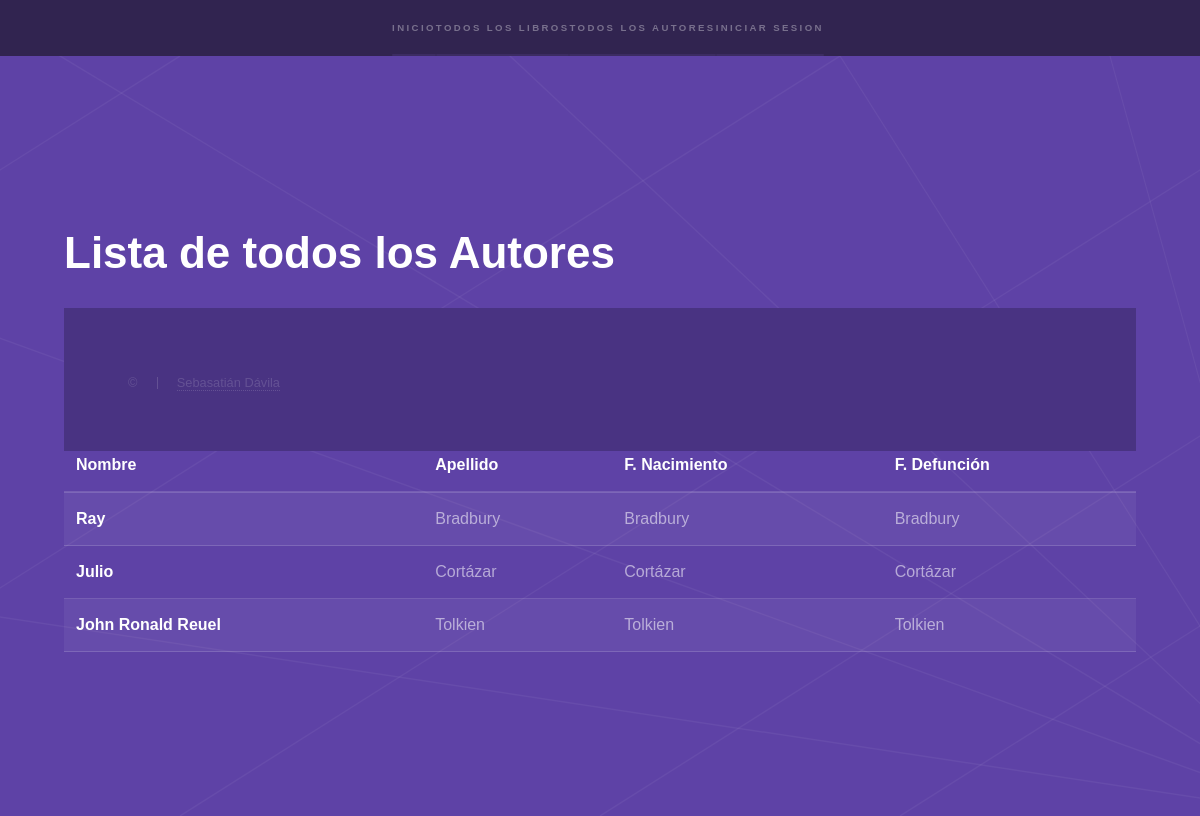
Screenshot of /catalog/authors/ with the database file from the repository.
### catalog/models.py (models this page shows, shortened)
class Author(models.Model):
    first_name = models.CharField(max_length=100)
    last_name = models.CharField(max_length=100)
    date_of_birth = models.DateField(null=True, blank=True)
    date_of_death = models.DateField('died', null=True, blank=True)
    class Meta:
        ordering = ['last_name', 'first_name']
        permissions = (("can_see_buttons", "Pueden modificar los Autores"),)

### catalog/views.py (the view)
class AuthorListView(generic.ListView):
    model = Author
    paginate_by = 10

### catalog/templates/catalog/author_list.html (shortened to what this page needs)
{% extends "base_generic.html" %}
{% block content %}
    <h1>Lista de todos los Autores</h1>
    {% if author_list %}
    <table class="table table-striped">
      <thead>
      <tr>
          <th scope="col">Nombre</th>
          <th scope="col">Apellido</th>
          <th scope="col">F. Nacimiento</th>
          <th scope="col">F. Defunción</th>
      </tr>
      </thead>
      <tbody>
      {% for author in author_list %}
      <tr>
        <th scope="row">{{ author.first_name }}</th>
        <td>{{author.last_name}}</td>
        <td>{{author.last_name}}</td>
        <td>{{author.last_name}}</td>
      </tr>
      {% endfor %}
    {% else %}
      <p>Todavía no hay Autores registrados.</p>
    {% endif %}
{% endblock %}

### catalog/static/assets/css/main.css (style rules this page uses)
html, body, div, span, applet, object, iframe, h1, h2, h3, h4, h5, h6, p, blockquote, pre, a, abbr, acronym, address, big, cite, code, del, dfn, em, img, ins, kbd, q, s, samp, small, strike, strong, sub, sup, tt, var, b, u, i, center, dl, dt, dd, ol, ul, li, fieldset, form, label, legend, table, caption, tbody, tfoot, thead, tr, th, td, article, aside, canvas, details, embed, figure, figcaption, footer, header, hgroup, menu, nav, output, ruby, section, summary, time, mark, audio, video { margin: 0; padding: 0; border: 0; font-size: 100%; font: inherit; vertical-align: baseline; }
body { line-height: 1; }
table { border-collapse: collapse; border-spacing: 0; }
body { -webkit-text-size-adjust: none; }
body { -ms-overflow-style: scrollbar; }
html { box-sizing: border-box; }
*, *:before, *:after { box-sizing: inherit; }
body { background: #312450; }
body, input, select, textarea { color: rgba(255, 255, 255, 0.55); font-family: Arial, Helvetica, sans-serif; font-size: 16.5pt; font-weight: normal; line-height: 1.75; }
@media screen and (max-width: 1680px) { body, input, select, textarea { font-size: 13pt; } }
@media screen and (max-width: 1280px) { body, input, select, textarea { font-size: 12pt; } }
h1, h2, h3, h4, h5, h6 { color: #ffffff; font-weight: bold; line-height: 1.5; margin: 0 0 0.5em 0; }
h1 { font-size: 2.75em; }
table { margin: 0 0 2em 0; width: 100%; }
table tbody tr { border: solid 1px rgba(255, 255, 255, 0.15); border-left: 0; border-right: 0; }
table tbody tr:nth-child(2n + 1) { background-color: rgba(255, 255, 255, 0.05); }
table td { padding: 0.75em 0.75em; }
table th { color: #ffffff; font-size: 1em; font-weight: bold; padding: 0 0.75em 0.75em 0.75em; text-align: left; }
table thead { border-bottom: solid 2px rgba(255, 255, 255, 0.15); }

### rows the page displays
Author: first_name "Ray", last_name "Bradbury"
Author: first_name "Julio", last_name "Cortázar"
Author: first_name "John Ronald Reuel", last_name "Tolkien"
